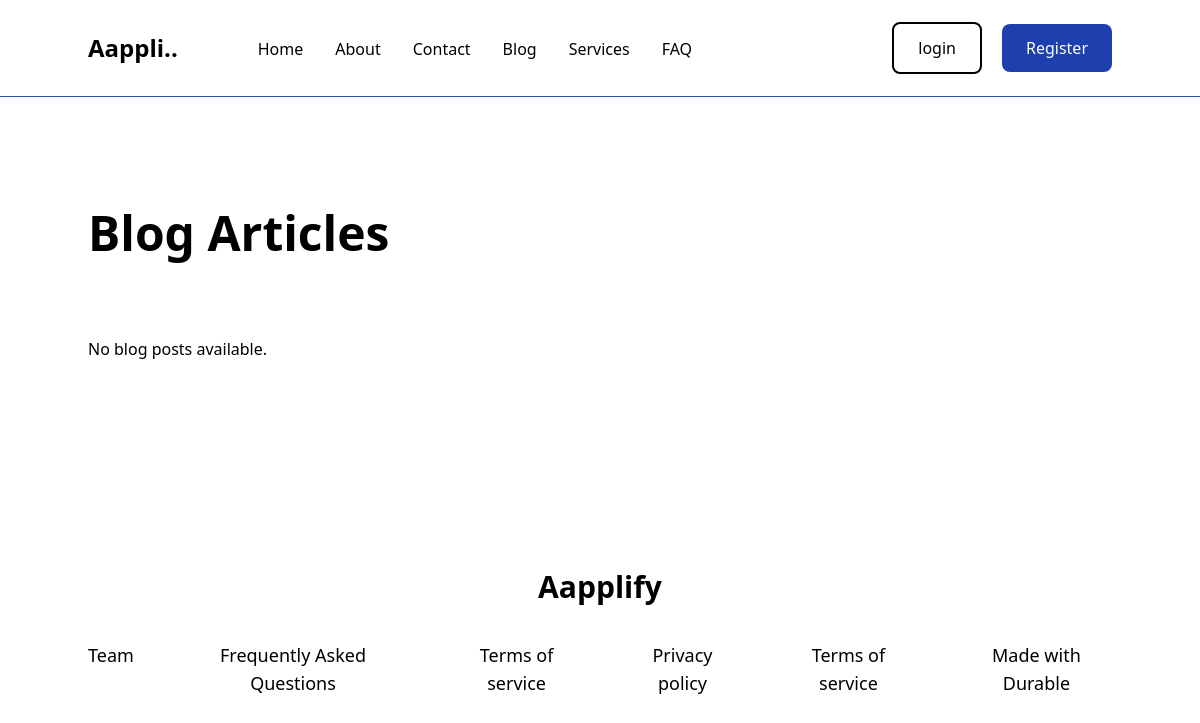
/blog/, run on an earlier commit of the app's database.
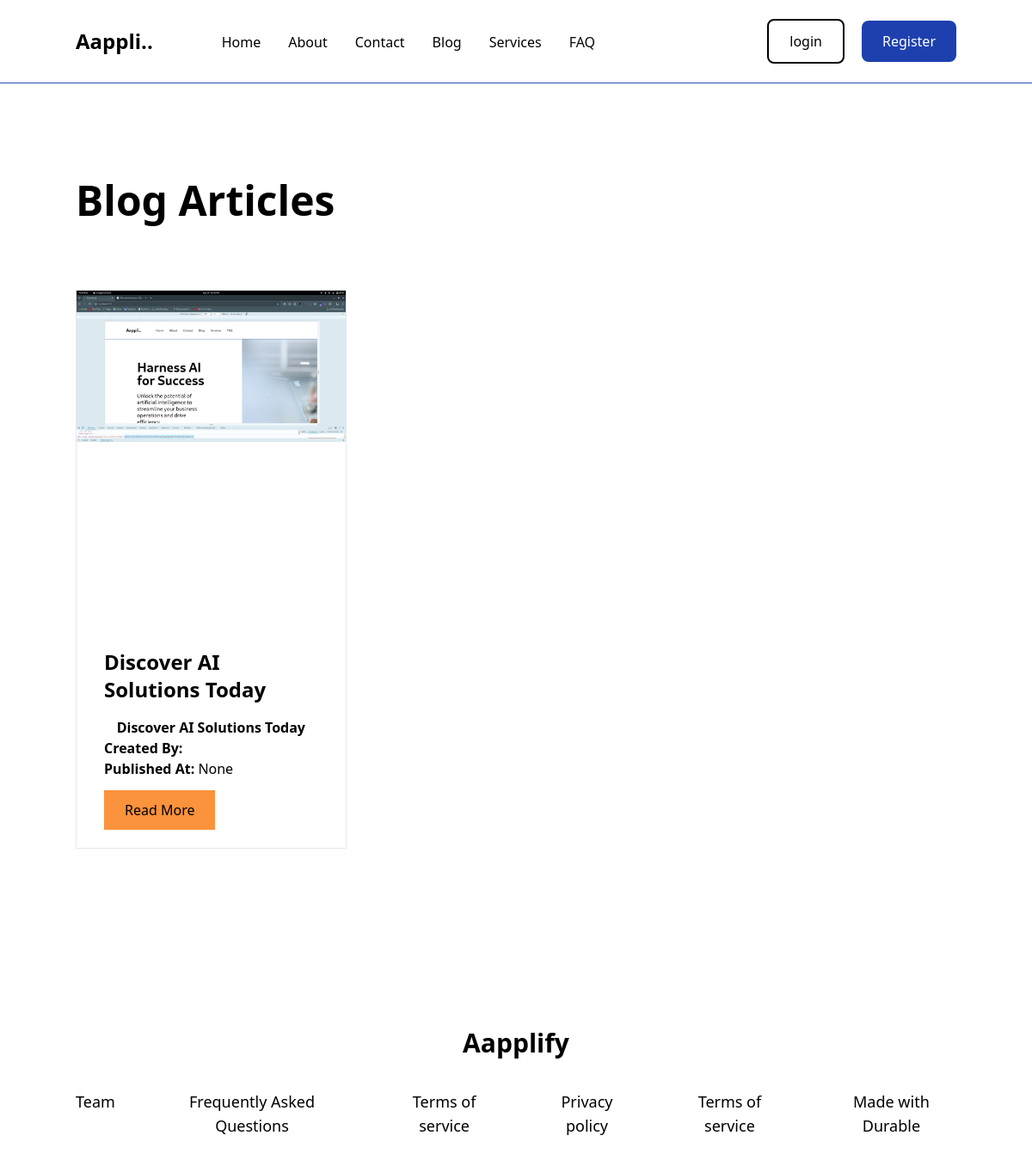
And on a later commit of the database.
### mainapp/models.py (models this page shows, shortened)
class BlogPost(BaseModel):
    title = models.CharField(_("Blog Title"), max_length=255, unique=True)
    slug = models.SlugField(_("Blog Slug"), unique=True)
    thumbnail = models.ImageField(_("Blog Thumbnail"), upload_to='blog/')
    created_by = models.ForeignKey("authentication.User", verbose_name=_("Created By The User"), on_delete=models.CASCADE)
    body = CKEditor5Field('Text', config_name='extends')
    is_accepted = models.BooleanField(_("Blog accepted"), default=False)
    published_at = models.DateTimeField(blank=True, null=True)
    class Meta:
        ordering = ['-published_at']

### mainapp/views.py (the view)
# urls.py: path('blog/', BlogView.as_view(), name='main_blog'),
class BlogView(View):
    def get(self, request, blog_id=None):
        if blog_id:
            blog = get_object_or_404(BlogPost, id=blog_id)
            return render(request, 'pages/blog_detail.html', {'blog': blog})
        blogs = BlogPost.objects.filter(is_accepted=True)
        return render(request, 'pages/blog.html', {'blogs': blogs})

### templates/pages/blog.html (shortened to what this page needs)
{% extends "mainbase.html" %}
{% load static %}
{% load thumbnail %}
{% block content %}
    <section class="container py-28">
        <h1 class="text-5xl font-bold text-left mb-8 capitalize">Blog Articles</h1>
        <div class="grid grid-cols-3 gap-10 pt-12">
            {% for blog in blogs %}
            <div class="border">
                <div class="w-full h-96 pb-8">
                    {% thumbnail blog.thumbnail "300x300" crop="center" as im %}
                        <img src="{{ im.url }}" width="{{ im.width }}" height="{{ im.height }}">
                    {% endthumbnail %}
                </div>
                <div class="p-8">
                    <h2 class="text-2xl font-semibold">{{ blog.title }}</h2>
                    <p class="text-lg pb-4">{{ blog.body|truncatewords:30|safe }}</p>
                    <p><strong>Created By:</strong> {{ blog.created_by.username }}</p>
                    <p><strong>Published At:</strong> {{ blog.published_at }}</p>
                    <div class="py-3"></div>
                    <a class="bg-orange-400 py-3 px-6" href="{% url 'blog-detail' blog.id %}">Read More</a>
                </div>
            </div>
            {% empty %}
                <p>No blog posts available.</p>
            {% endfor %}
        </div>
    </section>
{% endblock content %}

What changed in the data, as far as the page shows it:
now on this page (row edited): BlogPost: title "Discover AI Solutions Today", body "Discover AI Solutions Today", published_at "None"
Also different on the page:
text no longer shown: "No blog posts available."
